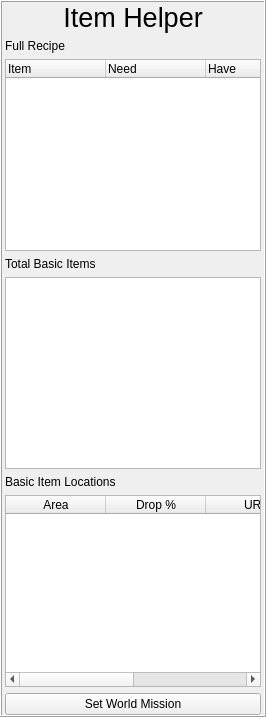
     <widget class="QFrame" name="chrome_item_frame">
      <property name="minimumSize">
       <size>
        <width>250</width>
        <height>0</height>
       </size>
      </property>
      <property name="frameShape">
       <enum>QFrame::Box</enum>
      </property>
      <property name="frameShadow">
       <enum>QFrame::Raised</enum>
      </property>
      <layout class="QVBoxLayout" name="verticalLayout_5" stretch="0,0,0,0,0,0,0,0">
       <property name="spacing">
        <number>6</number>
       </property>
       <property name="leftMargin">
        <number>3</number>
       </property>
       <property name="topMargin">
        <number>0</number>
       </property>
       <property name="rightMargin">
        <number>3</number>
       </property>
       <property name="bottomMargin">
        <number>0</number>
       </property>
       <item>
        <widget class="QLabel" name="label_14">
         <property name="font">
          <font>
           <pointsize>20</pointsize>
          </font>
         </property>
         <property name="text">
          <string>Item Helper</string>
         </property>
         <property name="alignment">
          <set>Qt::AlignCenter</set>
         </property>
        </widget>
       </item>
       <item>
        <widget class="QLabel" name="label_22">
         <property name="text">
          <string>Full Recipe</string>
         </property>
        </widget>
       </item>
       <item>
        <widget class="QTreeWidget" name="chrome_recipe">
         <property name="horizontalScrollBarPolicy">
          <enum>Qt::ScrollBarAlwaysOff</enum>
         </property>
         <property name="columnCount">
          <number>3</number>
         </property>
         <column>
          <property name="text">
           <string>Item</string>
          </property>
         </column>
         <column>
          <property name="text">
           <string>Need</string>
          </property>
         </column>
         <column>
          <property name="text">
           <string>Have</string>
          </property>
         </column>
        </widget>
       </item>
       <item>
        <widget class="QLabel" name="label_23">
         <property name="text">
          <string>Total Basic Items</string>
         </property>
        </widget>
       </item>
       <item>
        <widget class="QListWidget" name="chrome_items"/>
       </item>
       <item>
        <widget class="QLabel" name="label_27">
         <property name="text">
          <string>Basic Item Locations</string>
         </property>
        </widget>
       </item>
       <item>
        <widget class="QTableWidget" name="chrome_locations">
         <property name="editTriggers">
          <set>QAbstractItemView::NoEditTriggers</set>
         </property>
         <property name="selectionMode">
          <enum>QAbstractItemView::SingleSelection</enum>
         </property>
         <property name="selectionBehavior">
          <enum>QAbstractItemView::SelectRows</enum>
         </property>
         <column>
          <property name="text">
           <string>Area</string>
          </property>
         </column>
         <column>
          <property name="text">
           <string>Drop %</string>
          </property>
         </column>
         <column>
          <property name="text">
           <string>URL</string>
          </property>
         </column>
         <column>
          <property name="text">
           <string>Mission</string>
          </property>
         </column>
        </widget>
       </item>
       <item>
        <widget class="QPushButton" name="chrome_world_shortcut">
         <property name="text">
          <string>Set World Mission</string>
         </property>
        </widget>
       </item>
      </layout>
     </widget>
